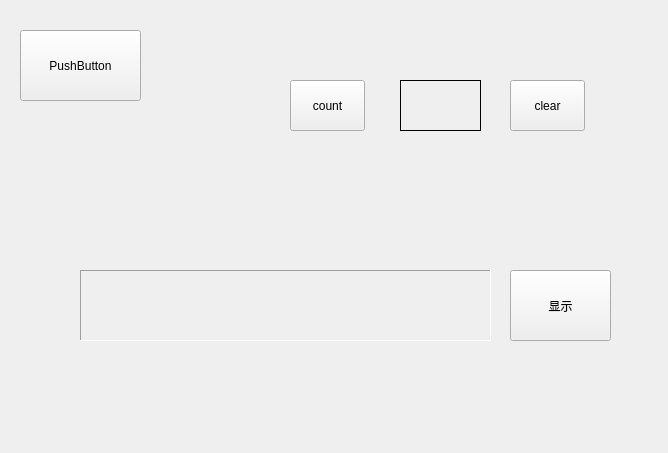
<?xml version="1.0" encoding="UTF-8"?>
<ui version="4.0">
 <class>Widget</class>
 <widget class="QWidget" name="Widget">
  <property name="geometry">
   <rect>
    <x>0</x>
    <y>0</y>
    <width>668</width>
    <height>453</height>
   </rect>
  </property>
  <property name="windowTitle">
   <string>Widget</string>
  </property>
  <widget class="QPushButton" name="pushButton">
   <property name="geometry">
    <rect>
     <x>20</x>
     <y>30</y>
     <width>121</width>
     <height>71</height>
    </rect>
   </property>
   <property name="text">
    <string>PushButton</string>
   </property>
  </widget>
  <widget class="QPushButton" name="btn_text">
   <property name="geometry">
    <rect>
     <x>510</x>
     <y>270</y>
     <width>101</width>
     <height>71</height>
    </rect>
   </property>
   <property name="text">
    <string>显示</string>
   </property>
  </widget>
  <widget class="QLabel" name="label">
   <property name="geometry">
    <rect>
     <x>80</x>
     <y>270</y>
     <width>411</width>
     <height>71</height>
    </rect>
   </property>
   <property name="frameShape">
    <enum>QFrame::Panel</enum>
   </property>
   <property name="frameShadow">
    <enum>QFrame::Sunken</enum>
   </property>
   <property name="text">
    <string>&lt;html&gt;&lt;head/&gt;&lt;body&gt;&lt;p&gt;&lt;br/&gt;&lt;/p&gt;&lt;/body&gt;&lt;/html&gt;</string>
   </property>
  </widget>
  <widget class="QPushButton" name="btn_count">
   <property name="geometry">
    <rect>
     <x>290</x>
     <y>80</y>
     <width>75</width>
     <height>51</height>
    </rect>
   </property>
   <property name="text">
    <string>count</string>
   </property>
  </widget>
  <widget class="QLabel" name="label_count">
   <property name="geometry">
    <rect>
     <x>400</x>
     <y>80</y>
     <width>81</width>
     <height>51</height>
    </rect>
   </property>
   <property name="frameShape">
    <enum>QFrame::Box</enum>
   </property>
   <property name="text">
    <string>&lt;html&gt;&lt;head/&gt;&lt;body&gt;&lt;p&gt;&lt;br/&gt;&lt;/p&gt;&lt;/body&gt;&lt;/html&gt;</string>
   </property>
  </widget>
  <widget class="QPushButton" name="btn_clear">
   <property name="geometry">
    <rect>
     <x>510</x>
     <y>80</y>
     <width>75</width>
     <height>51</height>
    </rect>
   </property>
   <property name="text">
    <string>clear</string>
   </property>
  </widget>
 </widget>
 <layoutdefault spacing="6" margin="11"/>
 <resources/>
 <connections/>
</ui>
